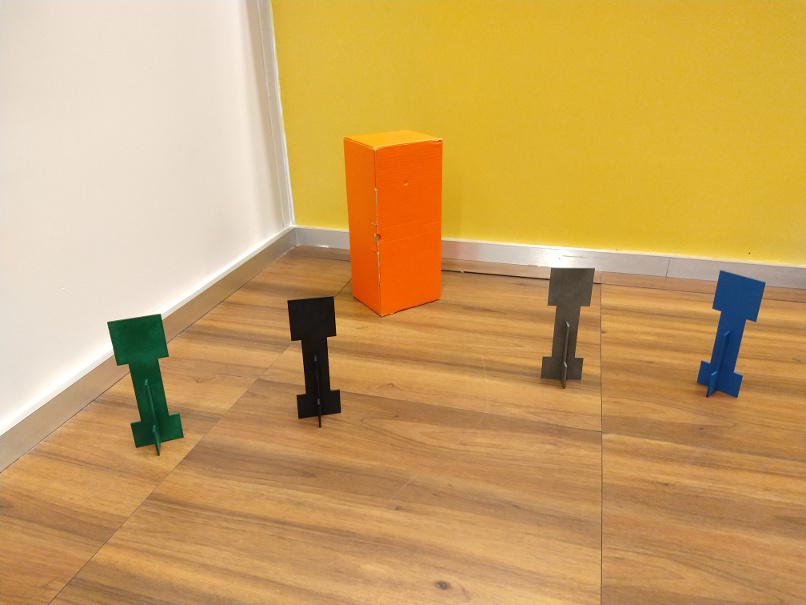
#> input picture aula01/cena_canto_sala.jpg, 806 x 605 px
$ python entregavel_dois.py
#> lines starting #> are read from the running program, lines starting #| are printed output that depends on the picture
import cv2
from matplotlib import pyplot as plt
import numpy as np

caixote = cv2.imread('../cena_canto_sala.jpg')
#> caixote is the input picture: shape (605, 806, 3); mean B, G, R 98.1, 162.1, 202.5
caixote = cv2.cvtColor(caixote, cv2.COLOR_BGR2RGB)

caixote_copy = caixote.copy()

for column_index, column in enumerate(caixote):
  for row_index, pixel in enumerate(column):
    if pixel[0] > 150 and pixel[2] < 10:
      caixote_copy[column_index][row_index] = 255
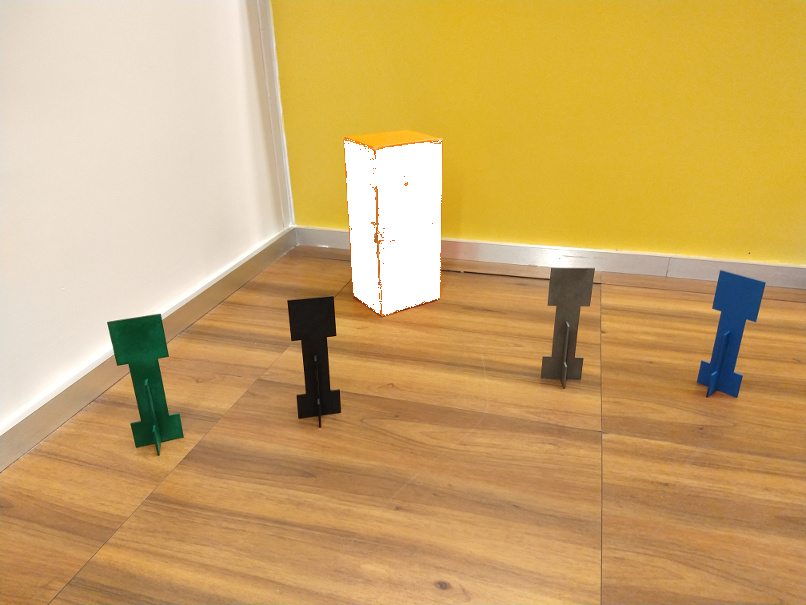
#> caixote_copy: shape (605, 806, 3); mean R, G, B 203.1, 167, 105.6


plt.imshow(caixote_copy)
plt.show()
